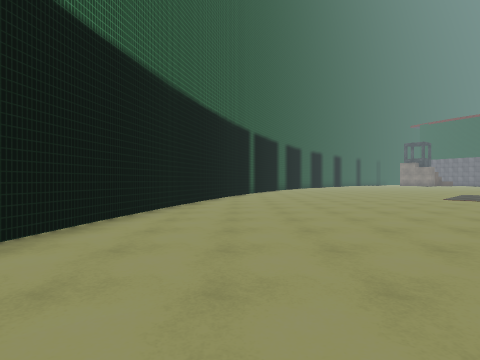
view 1 (above)

24 first-person views from a walk through a 3-D level made in the Unity game engine. The camera is 1.3 m above the floor, looks level and sees 80° across. The floor is counted in squares, 2 m on a side. Each view is taken from the middle of a square. On the plan, view 1 faces up. The plan holds only what a view shows up to about 9 squares ahead; the rest is blank. The place goes on beyond the plan. Some animated figures are left out. Surface patterns are stand-ins for the level's own textures.

view 2
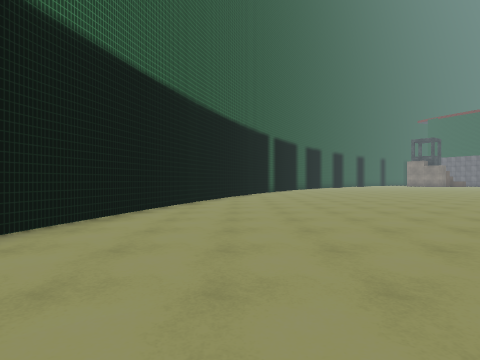

view 3
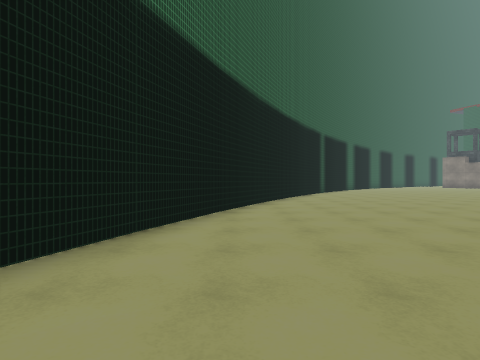

view 4
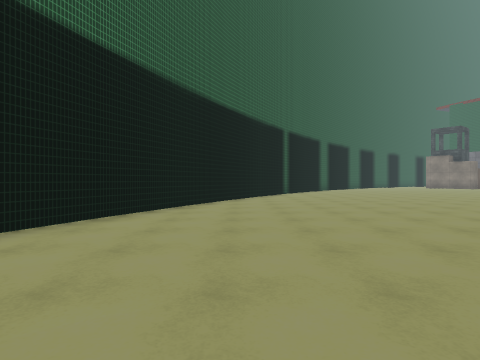

view 5
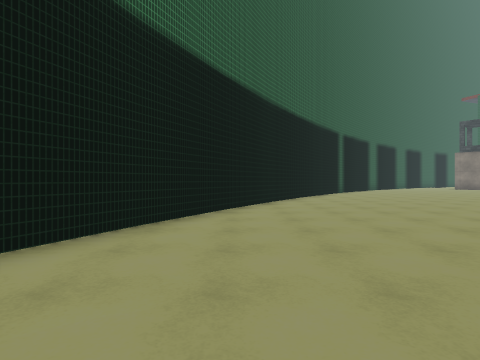

view 6
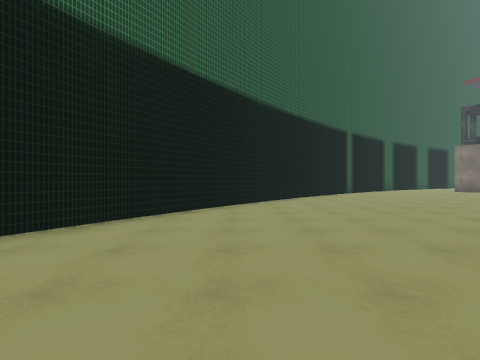

view 7
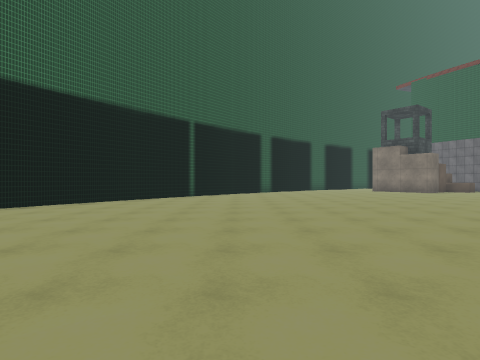

view 8
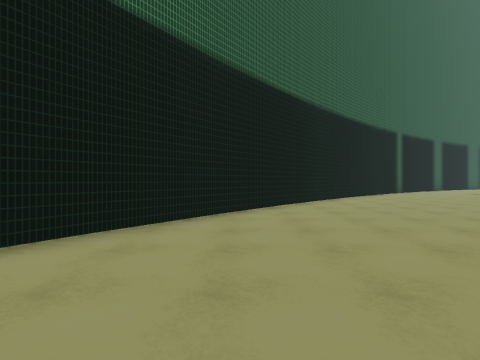

view 9
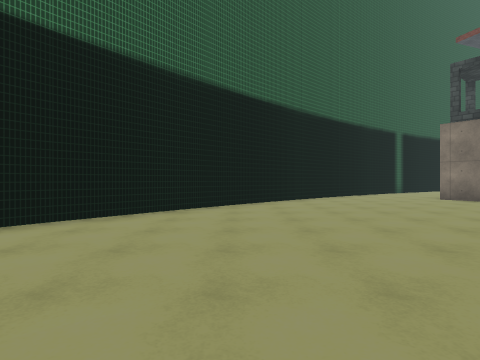

view 10
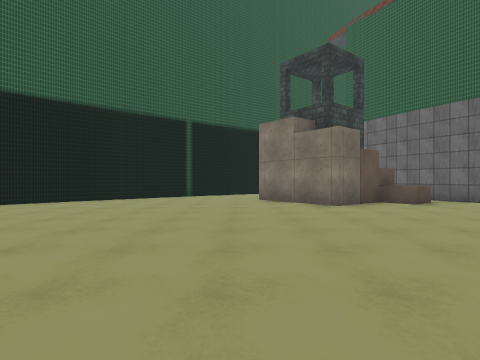

view 11
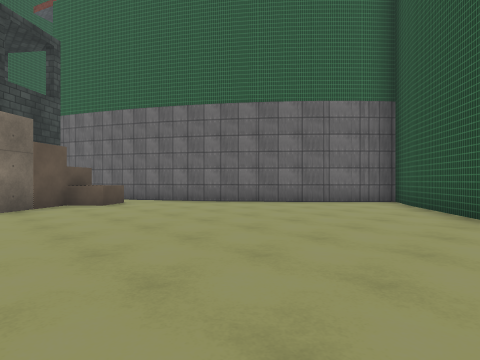

view 12
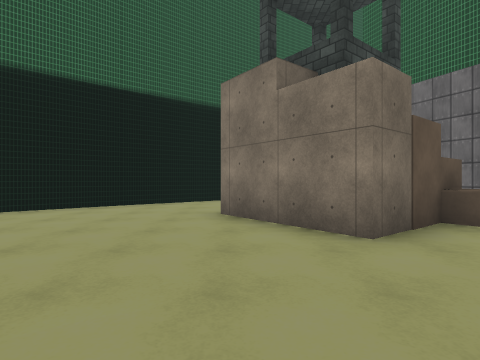

view 13
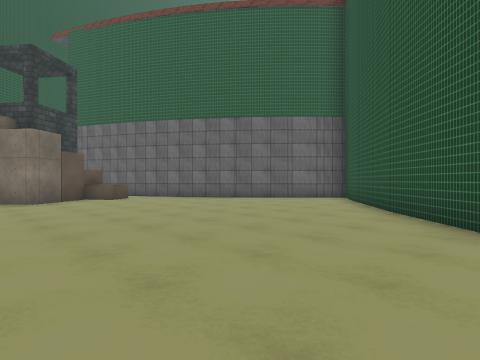

view 14
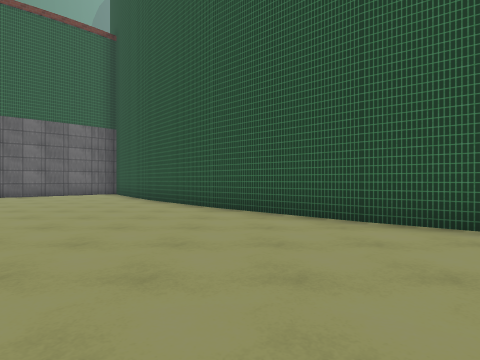

view 15
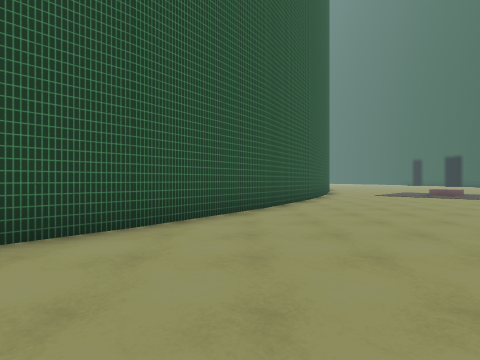

view 16
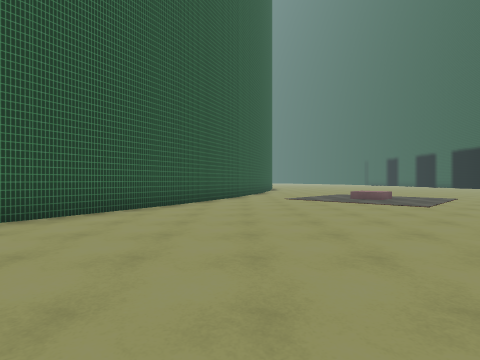

view 17
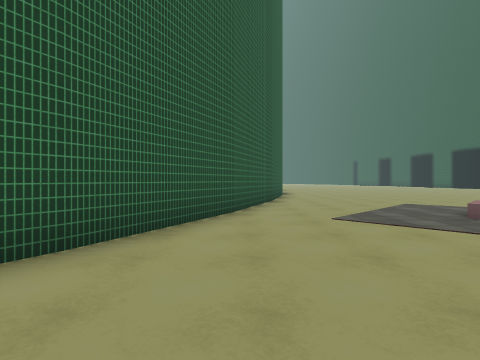

view 18
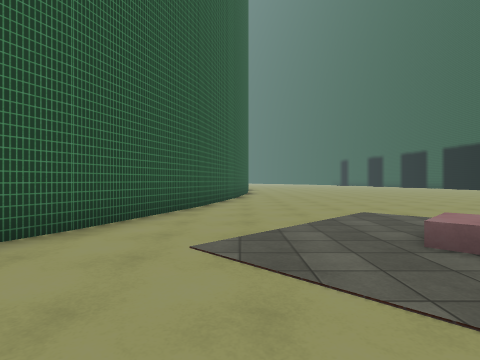

view 19
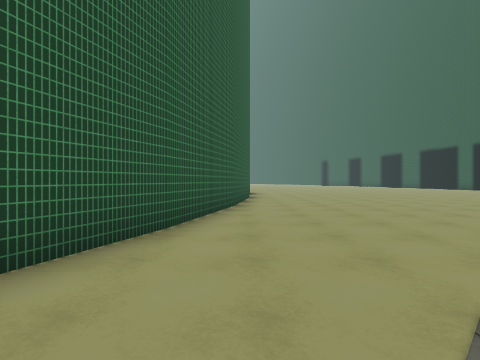

view 20
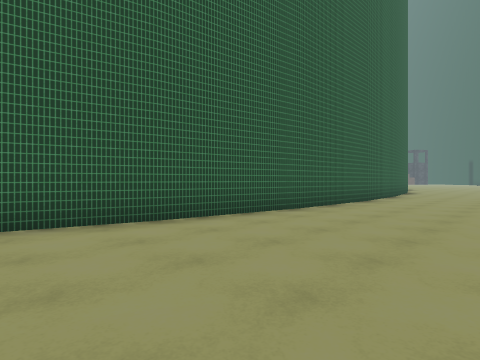

view 21
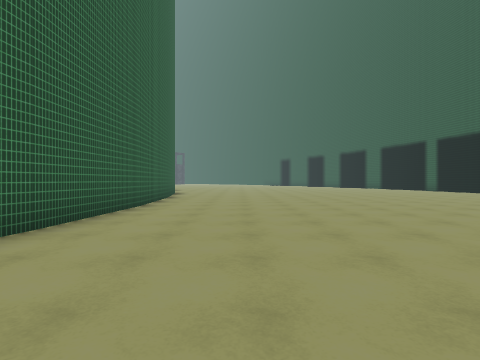

view 22
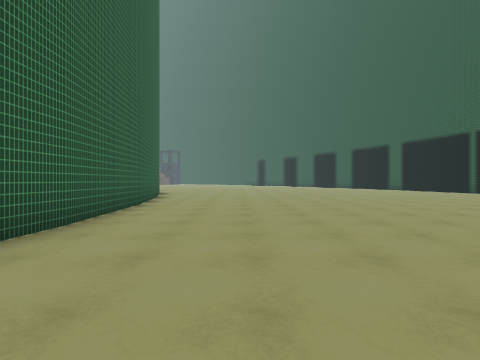

view 23
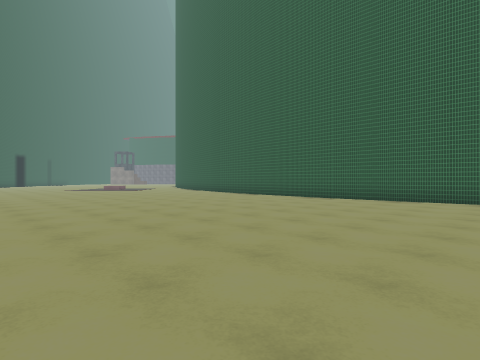

view 24
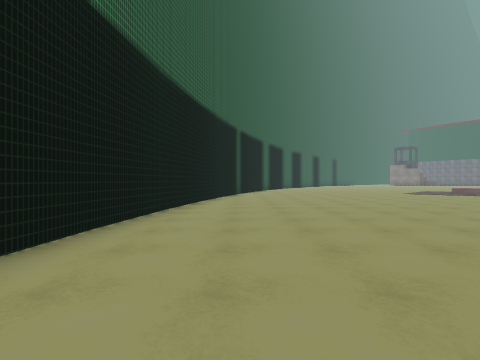

### Floor plan
Points are (right, up) in squares from view 1. A wall is a line through its corners. A room is listed if a view was taken in it or the views show most of it. See-through windows are left out.
Room 1 (views 1, 2, 3, 4, 5, 6, 7, 8, 9, 10, 11, 12, 13, 14, 15, 16, 17, 18, 19, 20, 21, 22, 23, 24)
walls: (14.1, 8.3) (15.6, 11.4); (15.6, 11.3) (17.4, 14.4); (17.4, 14.3) (19.5, 17.1); (-0.3, 11.7) (-1.9, 7); (2.6, 18.4) (-0.4, 11.7); (12.2, 1.7) (13, 5.1) (14.2, 8.4); (-1.8, 7) (-2.7, 2.1); (19.4, 17.1) (21.8, 19.7); (11.7, -1.7) (12.2, 1.8); (6.5, 24.6) (2.5, 18.4); (-2.8, 2.2) (-3.1, -1.5); (21.7, 19.6) (24.4, 22); (11.5, -5.2) (11.7, -1.6); (9.6, 28.4) (6.5, 24.4); (24.3, 21.9) (27.1, 24) (28.3, 24.7); (11.4, 30.1) (9.6, 28.3); (11.7, -8.6) (11.5, -5); (12.3, 31.1) (11.2, 30.1); (19.5, 29.1) (17.6, 31.5); (11.9, -10.1) (11.7, -8.4); (26.2, 26.6) (24.7, 28.7); (15.3, 33.6) (13.1, 31.7); (27.9, 25) (26.2, 26.8); (24.6, 28.7) (22.6, 32)
ways out: opening at (18.5, 32.5)
objects: block (20, 30) to (21, 31); block (21, 30) to (22, 31)

Where each view was taken, in squares from view 1:
view 1: 0 up, 0 right, facing up
view 2: 3 up, 1 right, facing up
view 3: 8 up, 1 right, facing up
view 4: 9 up, 3 right, facing up
view 5: 12 up, 3 right, facing up
view 6: 16 up, 6 right, facing up
view 7: 15 up, 10 right, facing up
view 8: 19 up, 7 right, facing up
view 9: 22 up, 11 right, facing up
view 10: 22 up, 17 right, facing up
view 11: 22 up, 19 right, facing up-right
view 12: 26 up, 18 right, facing up
view 13: 20 up, 18 right, facing up-right
view 14: 19 up, 15 right, facing right
view 15: 21 up, 18 right, facing down
view 16: 19 up, 14 right, facing down
view 17: 14 up, 14 right, facing down
view 18: 12 up, 12 right, facing down
view 19: 9 up, 12 right, facing down
view 20: 4 up, 8 right, facing down-right
view 21: 2 up, 9 right, facing down
view 22: 1 down, 9 right, facing down
view 23: 10 down, 2 right, facing up-right
view 24: 4 down, 1 left, facing up
